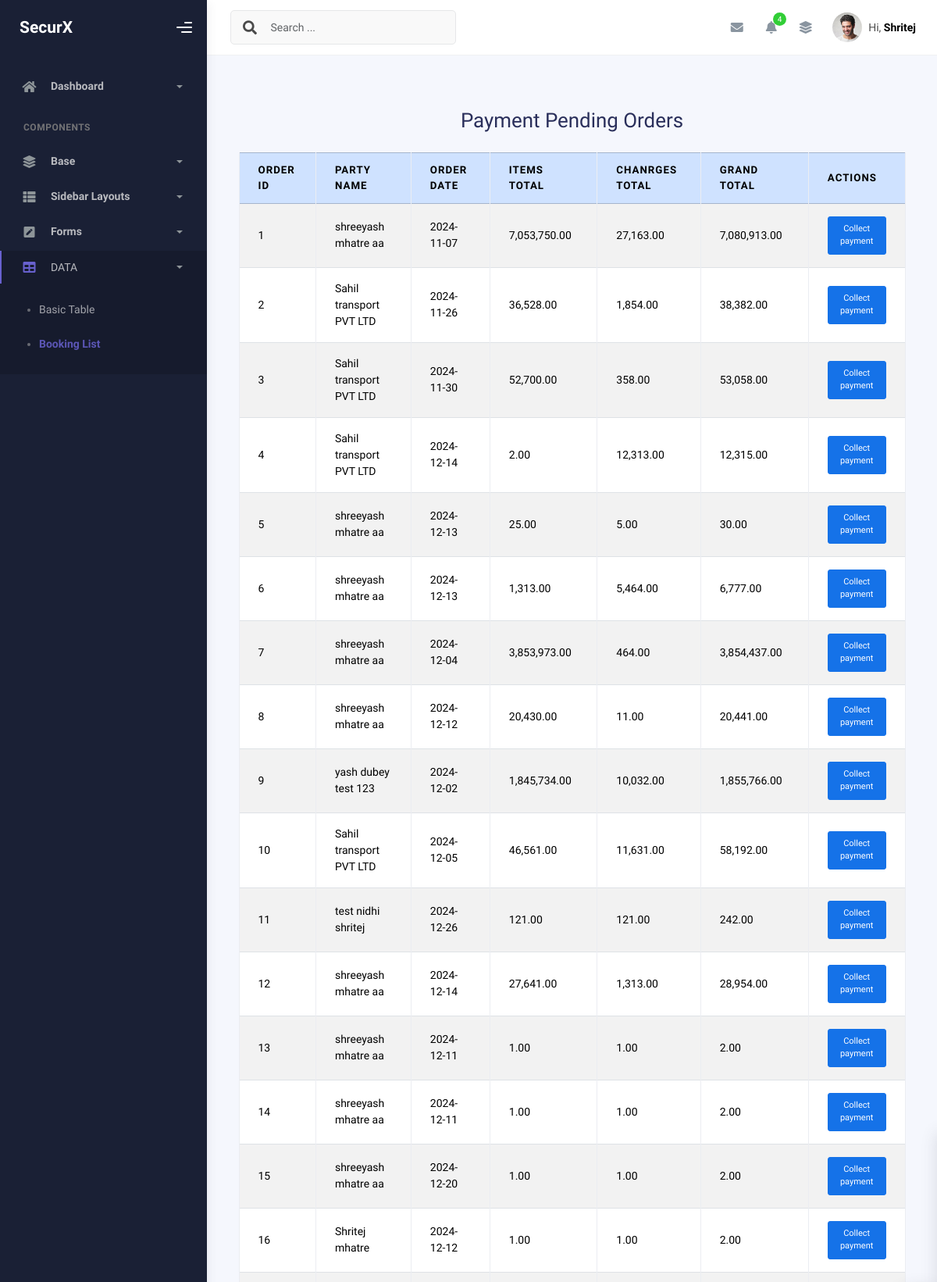
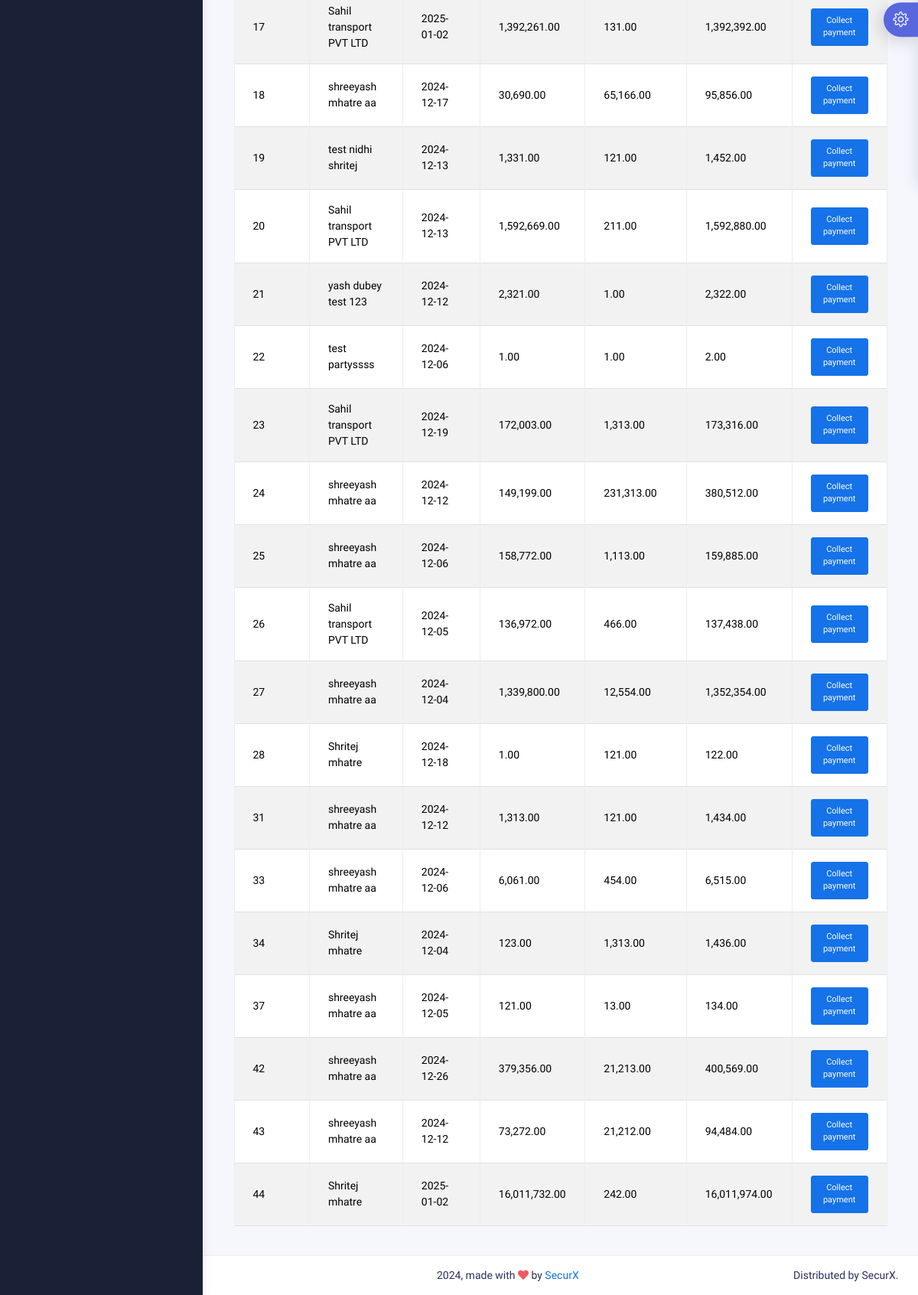
/tables/paymentpending.php, run on the app's committed database (2 pictures, top to bottom).
### tables this page shows
CREATE TABLE `orders` (
  `id` int(11) NOT NULL,
  `Status` varchar(255) NOT NULL,
  `order_name` varchar(255) NOT NULL,
  `customer_name` varchar(255) NOT NULL,
  `order_date` date NOT NULL,
  `fromLocation` varchar(255) NOT NULL,
  `toLocation` varchar(255) NOT NULL,
  `transportMode` varchar(255) NOT NULL,
  `paidBy` varchar(255) NOT NULL,
  `taxPaidBy` varchar(255) NOT NULL,
  `pickupAddress` varchar(255) NOT NULL,
  `deliveryAddress` varchar(255) NOT NULL,
  `Vehicleno` int(255) NOT NULL,
  `DriverName` varchar(255) NOT NULL
);

### tables/paymentpending.php (the view, shortened to what this page needs)
<?php
include '../db_connect.php';
$order_id = isset($_GET['order_id']) ? (int)$_GET['order_id'] : null;
$query = "
SELECT
    o.id AS order_id,
    CASE
        WHEN o.paidBy = 'Consignor' THEN pr.name
        WHEN o.paidBy = 'Consignee' THEN prc.name
        ELSE null
    END AS Paidby,
    pr.name AS order_name,
    o.customer_name,
    o.order_date,
    COALESCE(item_totals.total_items_amount, 0) AS total_items_amount,
    COALESCE(charge_totals.total_charges, 0) AS total_charges,
    COALESCE(item_totals.total_items_amount, 0) + COALESCE(charge_totals.total_charges, 0) AS grand_total
FROM
    orders o
LEFT JOIN
    (
        SELECT
            order_id,
            SUM(amount) AS total_items_amount
        FROM
            items
        GROUP BY
            order_id
    ) AS item_totals ON o.id = item_totals.order_id
LEFT JOIN
    (
        SELECT
            order_id,
            SUM(amount) AS total_charges
        FROM
            charges
        GROUP BY
            order_id
    ) AS charge_totals ON o.id = charge_totals.order_id
JOIN
    parties pr ON pr.id = o.order_name
JOIN
    parties prc ON o.customer_name = prc.id
";
$stmt = $conn->query($query);
$result = $stmt->fetchAll(PDO::FETCH_ASSOC);
?>
<!DOCTYPE html>
<html lang="en">
  <head>
    <link rel="stylesheet" href="../assets/css/bootstrap.min.css" />
    <link rel="stylesheet" href="../assets/css/plugins.min.css" />
    <link rel="stylesheet" href="../assets/css/kaiadmin.min.css" />
    <link rel="stylesheet" href="../assets/css/demo.css" />
  </head>
  <body>
    <div class="wrapper">
      <div class="sidebar" data-background-color="dark">
        <div class="sidebar-logo">
          <div class="logo-header" data-background-color="dark">
            <a href="../index.php" class="logo">
              <span class="sidebar-brand-text text-white fs-4 fw-bold">SecurX</span>
            </a>
            <div class="nav-toggle">
              <button class="btn btn-toggle toggle-sidebar">
                <i class="gg-menu-right"></i>
              </button>
            </div>
          </div>
        </div>
        <div class="sidebar-wrapper scrollbar scrollbar-inner">
          <div class="sidebar-content">
            <ul class="nav nav-secondary">
              <li class="nav-item">
                <a
                  data-bs-toggle="collapse"
                  href="#dashboard"
                  class="collapsed"
                  aria-expanded="false"
                >
                  <i class="fas fa-home"></i>
                  <p>Dashboard</p>
                  <span class="caret"></span>
                </a>
              </li>
              <li class="nav-section">
                <h4 class="text-section">Components</h4>
              </li>
              <li class="nav-item">
                <a data-bs-toggle="collapse" href="#base">
                  <i class="fas fa-layer-group"></i>
                  <p>Base</p>
                  <span class="caret"></span>
                </a>
              </li>
              <li class="nav-item">
                <a data-bs-toggle="collapse" href="#sidebarLayouts">
                  <i class="fas fa-th-list"></i>
                  <p>Sidebar Layouts</p>
                  <span class="caret"></span>
                </a>
              </li>
              <li class="nav-item">
                <a data-bs-toggle="collapse" href="#forms">
                  <i class="fas fa-pen-square"></i>
                  <p>Forms</p>
                  <span class="caret"></span>
                </a>
              </li>
              <li class="nav-item active submenu">
                <a data-bs-toggle="collapse" href="#tables">
                  <i class="fas fa-table"></i>
                  DATA
                  <span class="caret"></span>
                </a>
                <div class="collapse show" id="tables">
                  <ul class="nav nav-collapse">
                    <li>
                      <a href="../tables/tables.html">
                        <span class="sub-item">Basic Table</span>
                      </a>
                    </li>
                    <li class="active">
                      <a href="../tables/datatables.php">
                        <span class="sub-item">Booking List</span>
                      </a>
                    </li>
                  </ul>
                </div>
              </li>
            </ul>
          </div>
        </div>
      </div>
      <div class="main-panel">
        <div class="main-header">
          <nav
            class="navbar navbar-header navbar-header-transparent navbar-expand-lg border-bottom"
          >
            <div class="container-fluid">
              <nav
                class="navbar navbar-header-left navbar-expand-lg navbar-form nav-search p-0 d-none d-lg-flex"
              >
                <div class="input-group">
                  <div class="input-group-prepend">
                    <button type="submit" class="btn btn-search pe-1">
                      <i class="fa fa-search search-icon"></i>
                    </button>
                  </div>
                  <input
                    type="text"
                    placeholder="Search ..."
                    class="form-control"
                  />
                </div>
              </nav>
              <ul class="navbar-nav topbar-nav ms-md-auto align-items-center">
                <li class="nav-item topbar-icon dropdown hidden-caret">
                  <a
                    class="nav-link dropdown-toggle"
                    href="#"
                    id="messageDropdown"
                    role="button"
                    data-bs-toggle="dropdown"
                    aria-haspopup="true"
                    aria-expanded="false"
                  >
                    <i class="fa fa-envelope"></i>
                  </a>
                </li>
                <li class="nav-item topbar-icon dropdown hidden-caret">
                  <a
                    class="nav-link dropdown-toggle"
                    href="#"
                    id="notifDropdown"
                    role="button"
                    data-bs-toggle="dropdown"
                    aria-haspopup="true"
                    aria-expanded="false"
                  >
                    <i class="fa fa-bell"></i>
                    <span class="notification">4</span>
                  </a>
                </li>
                <li class="nav-item topbar-icon dropdown hidden-caret">
                  <a
                    class="nav-link"
                    data-bs-toggle="dropdown"
                    href="#"
                    aria-expanded="false"
                  >
                    <i class="fas fa-layer-group"></i>
                  </a>
                </li>
                <li class="nav-item topbar-user dropdown hidden-caret">
                  <a
                    class="dropdown-toggle profile-pic"
                    data-bs-toggle="dropdown"
                    href="#"
                    aria-expanded="false"
                  >
                    <div class="avatar-sm">
                      <img
                        src="../assets/img/profile.jpg"
                        alt="..."
                        class="avatar-img rounded-circle"
                      />
                    </div>
                    <span class="profile-username">
                      <span class="op-7">Hi,</span>
                      <span class="fw-bold">Shritej</span>
                    </span>
                  </a>
                </li>
              </ul>
            </div>
          </nav>
        </div>
        <div class="container">
          <div class="page-inner">
          <?php $isHidden = $order_id ? 'display: none;' : ''; ?>
<div class="container mt-5" style="<?php echo $isHidden; ?>">
        <h2 class="text-center">Payment Pending Orders</h2>
        <div class="table-responsive mt-4">
            <table class="table table-bordered table-striped">
                <thead>
                    <tr class="table-primary">
                        <th>Order ID</th>
                        <th>Party Name</th>
                        <th>Order Date</th>
                        <th>Items Total</th>
                        <th>Chanrges Total</th>
                        <th>Grand Total</th>
                        <th>Actions</th>
                    </tr>
                </thead>
                <tbody>
    <?php if (!empty($result)): ?>
        <?php foreach ($result as $row): ?>
            <tr>
                <td><?php echo htmlspecialchars($row['order_id']); ?></td>
                <td><?php echo htmlspecialchars($row['Paidby']); ?></td>
                <td><?php echo htmlspecialchars($row['order_date']); ?></td>
                <td><?php echo number_format($row['total_items_amount'], 2); ?></td>
                <td><?php echo number_format($row['total_charges'], 2); ?></td>
                <td><?php echo number_format($row['grand_total'], 2); ?></td>
                <td>
                    <a href="paymentpending.php?order_id=<?php echo htmlspecialchars($row['order_id']); ?>"
                       class="btn btn-primary btn-sm">Collect payment</a>
                </td>
            </tr>
        <?php endforeach; ?>
    <?php else: ?>
        <tr>
            <td colspan="7" class="text-center">No pending payments found.</td>
        </tr>
    <?php endif; ?>
</tbody>
            </table>
        </div>
    </div>
          </div>
        </div>
        <footer class="footer">
          <div class="container-fluid d-flex justify-content-between">
            <div class="copyright">
              2024, made with <i class="fa fa-heart heart text-danger"></i> by
              <a href="http://www.themekita.com">SecurX</a>
            </div>
             <div>
              Distributed by
              <a target="_blank">SecurX</a>.
            </div>
          </div>
        </footer>
      </div>
      <div class="custom-template">
        <div class="custom-toggle">
          <i class="icon-settings"></i>
        </div>
      </div>
    </div>
  </body>
</html>

### assets/css/demo.css (style rules this page uses)
.custom-template { position: fixed; top: 50%; transform: translateY(-50%); right: -325px; width: 325px; height: max-content; display: block; z-index: 1; background: #ffffff; transition: all .3s; z-index: 1003; box-shadow: -1px 1px 20px rgba(69, 65, 78, 0.15); border-top-left-radius: 5px; border-bottom-left-radius: 5px; transition: all .5s; }
.custom-template .custom-toggle { position: absolute; width: 45px; height: 45px; background: #5867dd; top: 50%; left: -45px; transform: translateY(-50%); display: flex; align-items: center; justify-content: center; text-align: center; border-top-left-radius: 30px; border-bottom-left-radius: 30px; cursor: pointer; color: #ffffff; box-shadow: -5px 5px 20px rgba(69, 65, 78, 0.21); }
.custom-template .custom-toggle i { font-size: 20px; animation: 1.3s spin linear infinite; }

### data on the page
orders: id "1", Paidby "shreeyash mhatre aa", order_date "2024-11-07", total_items_amount "7,053,750.00", total_charges "27,163.00", grand_total "7,080,913.00"
orders: id "2", Paidby "Sahil transport PVT LTD", order_date "2024-11-26", total_items_amount "36,528.00", total_charges "1,854.00", grand_total "38,382.00"
orders: id "3", Paidby "Sahil transport PVT LTD", order_date "2024-11-30", total_items_amount "52,700.00", total_charges "358.00", grand_total "53,058.00"
orders: id "4", Paidby "Sahil transport PVT LTD", order_date "2024-12-14", total_items_amount "2.00", total_charges "12,313.00", grand_total "12,315.00"
orders: id "5", Paidby "shreeyash mhatre aa", order_date "2024-12-13", total_items_amount "25.00", total_charges "5.00", grand_total "30.00"
orders: id "6", Paidby "shreeyash mhatre aa", order_date "2024-12-13", total_items_amount "1,313.00", total_charges "5,464.00", grand_total "6,777.00"
orders: id "7", Paidby "shreeyash mhatre aa", order_date "2024-12-04", total_items_amount "3,853,973.00", total_charges "464.00", grand_total "3,854,437.00"
orders: id "8", Paidby "shreeyash mhatre aa", order_date "2024-12-12", total_items_amount "20,430.00", total_charges "11.00", grand_total "20,441.00"
orders: id "9", Paidby "yash dubey test 123", order_date "2024-12-02", total_items_amount "1,845,734.00", total_charges "10,032.00", grand_total "1,855,766.00"
orders: id "10", Paidby "Sahil transport PVT LTD", order_date "2024-12-05", total_items_amount "46,561.00", total_charges "11,631.00", grand_total "58,192.00"
orders: id "11", Paidby "test nidhi shritej", order_date "2024-12-26", total_items_amount "121.00", total_charges "121.00", grand_total "242.00"
orders: id "12", Paidby "shreeyash mhatre aa", order_date "2024-12-14", total_items_amount "27,641.00", total_charges "1,313.00", grand_total "28,954.00"
orders: id "13", Paidby "shreeyash mhatre aa", order_date "2024-12-11", total_items_amount "1.00", total_charges "1.00", grand_total "2.00"
orders: id "14", Paidby "shreeyash mhatre aa", order_date "2024-12-11", total_items_amount "1.00", total_charges "1.00", grand_total "2.00"
orders: id "15", Paidby "shreeyash mhatre aa", order_date "2024-12-20", total_items_amount "1.00", total_charges "1.00", grand_total "2.00"
orders: id "16", Paidby "Shritej mhatre", order_date "2024-12-12", total_items_amount "1.00", total_charges "1.00", grand_total "2.00"
orders: id "17", Paidby "Sahil transport PVT LTD", order_date "2025-01-02", total_items_amount "1,392,261.00", total_charges "131.00", grand_total "1,392,392.00"
orders: id "18", Paidby "shreeyash mhatre aa", order_date "2024-12-17", total_items_amount "30,690.00", total_charges "65,166.00", grand_total "95,856.00"
orders: id "19", Paidby "test nidhi shritej", order_date "2024-12-13", total_items_amount "1,331.00", total_charges "121.00", grand_total "1,452.00"
orders: id "20", Paidby "Sahil transport PVT LTD", order_date "2024-12-13", total_items_amount "1,592,669.00", total_charges "211.00", grand_total "1,592,880.00"
orders: id "21", Paidby "yash dubey test 123", order_date "2024-12-12", total_items_amount "2,321.00", total_charges "1.00", grand_total "2,322.00"
orders: id "22", Paidby "test partyssss", order_date "2024-12-06", total_items_amount "1.00", total_charges "1.00", grand_total "2.00"
orders: id "23", Paidby "Sahil transport PVT LTD", order_date "2024-12-19", total_items_amount "172,003.00", total_charges "1,313.00", grand_total "173,316.00"
orders: id "24", Paidby "shreeyash mhatre aa", order_date "2024-12-12", total_items_amount "149,199.00", total_charges "231,313.00", grand_total "380,512.00"
orders: id "25", Paidby "shreeyash mhatre aa", order_date "2024-12-06", total_items_amount "158,772.00", total_charges "1,113.00", grand_total "159,885.00"
orders: id "26", Paidby "Sahil transport PVT LTD", order_date "2024-12-05", total_items_amount "136,972.00", total_charges "466.00", grand_total "137,438.00"
orders: id "27", Paidby "shreeyash mhatre aa", order_date "2024-12-04", total_items_amount "1,339,800.00", total_charges "12,554.00", grand_total "1,352,354.00"
orders: id "28", Paidby "Shritej mhatre", order_date "2024-12-18", total_items_amount "1.00", total_charges "121.00", grand_total "122.00"
orders: id "31", Paidby "shreeyash mhatre aa", order_date "2024-12-12", total_items_amount "1,313.00", total_charges "121.00", grand_total "1,434.00"
orders: id "33", Paidby "shreeyash mhatre aa", order_date "2024-12-06", total_items_amount "6,061.00", total_charges "454.00", grand_total "6,515.00"
orders: id "34", Paidby "Shritej mhatre", order_date "2024-12-04", total_items_amount "123.00", total_charges "1,313.00", grand_total "1,436.00"
orders: id "37", Paidby "shreeyash mhatre aa", order_date "2024-12-05", total_items_amount "121.00", total_charges "13.00", grand_total "134.00"
orders: id "42", Paidby "shreeyash mhatre aa", order_date "2024-12-26", total_items_amount "379,356.00", total_charges "21,213.00", grand_total "400,569.00"
orders: id "43", Paidby "shreeyash mhatre aa", order_date "2024-12-12", total_items_amount "73,272.00", total_charges "21,212.00", grand_total "94,484.00"
orders: id "44", Paidby "Shritej mhatre", order_date "2025-01-02", total_items_amount "16,011,732.00", total_charges "242.00", grand_total "16,011,974.00"
